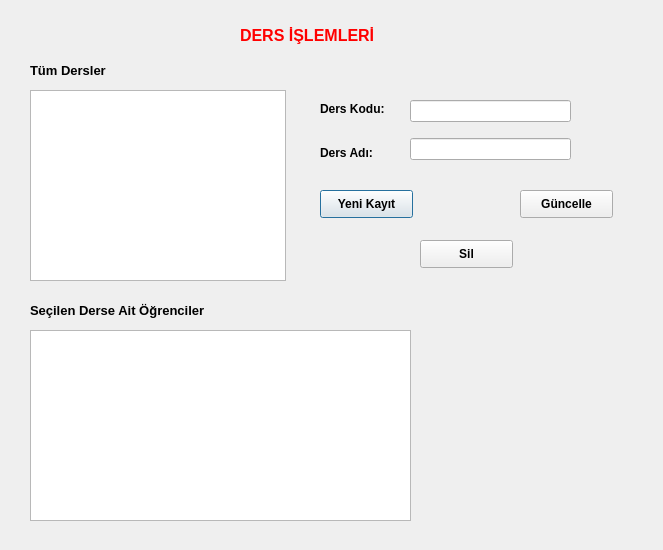
<?xml version="1.0" encoding="UTF-8"?>
<ui version="4.0">
 <class>dersler</class>
 <widget class="QDialog" name="dersler">
  <property name="geometry">
   <rect>
    <x>0</x>
    <y>0</y>
    <width>663</width>
    <height>550</height>
   </rect>
  </property>
  <property name="windowTitle">
   <string>Dialog</string>
  </property>
  <widget class="QLabel" name="label">
   <property name="geometry">
    <rect>
     <x>240</x>
     <y>20</y>
     <width>231</width>
     <height>31</height>
    </rect>
   </property>
   <property name="palette">
    <palette>
     <active>
      <colorrole role="WindowText">
       <brush brushstyle="SolidPattern">
        <color alpha="255">
         <red>255</red>
         <green>0</green>
         <blue>0</blue>
        </color>
       </brush>
      </colorrole>
     </active>
     <inactive>
      <colorrole role="WindowText">
       <brush brushstyle="SolidPattern">
        <color alpha="255">
         <red>255</red>
         <green>0</green>
         <blue>0</blue>
        </color>
       </brush>
      </colorrole>
     </inactive>
     <disabled>
      <colorrole role="WindowText">
       <brush brushstyle="SolidPattern">
        <color alpha="255">
         <red>120</red>
         <green>120</green>
         <blue>120</blue>
        </color>
       </brush>
      </colorrole>
     </disabled>
    </palette>
   </property>
   <property name="font">
    <font>
     <pointsize>12</pointsize>
     <weight>75</weight>
     <bold>true</bold>
    </font>
   </property>
   <property name="text">
    <string>DERS İŞLEMLERİ</string>
   </property>
  </widget>
  <widget class="QWidget" name="layoutWidget">
   <property name="geometry">
    <rect>
     <x>410</x>
     <y>90</y>
     <width>161</width>
     <height>81</height>
    </rect>
   </property>
   <layout class="QVBoxLayout" name="verticalLayout_2">
    <item>
     <widget class="QLineEdit" name="lnedt_derskod">
      <property name="enabled">
       <bool>true</bool>
      </property>
     </widget>
    </item>
    <item>
     <widget class="QLineEdit" name="lnedt_dersad"/>
    </item>
   </layout>
  </widget>
  <widget class="QLabel" name="label_2">
   <property name="geometry">
    <rect>
     <x>30</x>
     <y>60</y>
     <width>141</width>
     <height>21</height>
    </rect>
   </property>
   <property name="font">
    <font>
     <pointsize>10</pointsize>
     <weight>75</weight>
     <bold>true</bold>
    </font>
   </property>
   <property name="text">
    <string>Tüm Dersler</string>
   </property>
  </widget>
  <widget class="QPushButton" name="pbtn_sil">
   <property name="geometry">
    <rect>
     <x>420</x>
     <y>240</y>
     <width>93</width>
     <height>28</height>
    </rect>
   </property>
   <property name="font">
    <font>
     <pointsize>9</pointsize>
     <weight>75</weight>
     <bold>true</bold>
    </font>
   </property>
   <property name="text">
    <string>Sil</string>
   </property>
  </widget>
  <widget class="QWidget" name="layoutWidget_2">
   <property name="geometry">
    <rect>
     <x>320</x>
     <y>90</y>
     <width>81</width>
     <height>81</height>
    </rect>
   </property>
   <layout class="QVBoxLayout" name="verticalLayout">
    <item>
     <widget class="QLabel" name="label_3">
      <property name="font">
       <font>
        <pointsize>9</pointsize>
        <weight>75</weight>
        <bold>true</bold>
       </font>
      </property>
      <property name="text">
       <string>Ders Kodu:</string>
      </property>
     </widget>
    </item>
    <item>
     <widget class="QLabel" name="label_5">
      <property name="font">
       <font>
        <pointsize>9</pointsize>
        <weight>75</weight>
        <bold>true</bold>
       </font>
      </property>
      <property name="text">
       <string>Ders Adı:</string>
      </property>
     </widget>
    </item>
   </layout>
  </widget>
  <widget class="QTableView" name="tableView_ders">
   <property name="geometry">
    <rect>
     <x>30</x>
     <y>90</y>
     <width>256</width>
     <height>191</height>
    </rect>
   </property>
  </widget>
  <widget class="QPushButton" name="pbtn_yenikayit">
   <property name="geometry">
    <rect>
     <x>320</x>
     <y>190</y>
     <width>93</width>
     <height>28</height>
    </rect>
   </property>
   <property name="font">
    <font>
     <pointsize>9</pointsize>
     <weight>75</weight>
     <bold>true</bold>
    </font>
   </property>
   <property name="text">
    <string>Yeni Kayıt</string>
   </property>
   <property name="default">
    <bool>true</bool>
   </property>
  </widget>
  <widget class="QPushButton" name="pbtn_guncelle">
   <property name="geometry">
    <rect>
     <x>520</x>
     <y>190</y>
     <width>93</width>
     <height>28</height>
    </rect>
   </property>
   <property name="font">
    <font>
     <pointsize>9</pointsize>
     <weight>75</weight>
     <bold>true</bold>
    </font>
   </property>
   <property name="text">
    <string>Güncelle</string>
   </property>
  </widget>
  <widget class="QLabel" name="label_4">
   <property name="geometry">
    <rect>
     <x>30</x>
     <y>300</y>
     <width>271</width>
     <height>21</height>
    </rect>
   </property>
   <property name="font">
    <font>
     <pointsize>10</pointsize>
     <weight>75</weight>
     <bold>true</bold>
    </font>
   </property>
   <property name="text">
    <string>Seçilen Derse Ait Öğrenciler</string>
   </property>
  </widget>
  <widget class="QTableView" name="tableView_dersogr">
   <property name="geometry">
    <rect>
     <x>30</x>
     <y>330</y>
     <width>381</width>
     <height>191</height>
    </rect>
   </property>
  </widget>
 </widget>
 <resources/>
 <connections/>
</ui>
